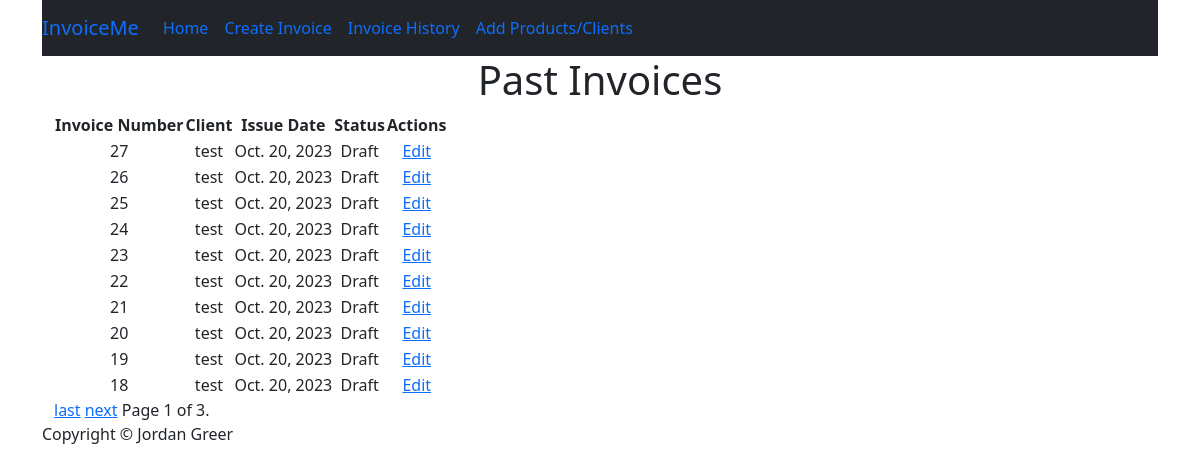
The app's page /invoiceHistory/ with its own data.
### invoice/models.py (models this page shows, shortened)
class Invoice(models.Model):
    STATUS_CHOICES = [
        ('Draft', 'Draft'),
        ('Sent', 'Sent'),
        ('Paid', 'Paid'),
        ('Overdue', 'Overdue'),
    ]
    invoice_num = models.AutoField(primary_key=True)
    client = models.ForeignKey(Client, on_delete=models.CASCADE)
    invoice_date = models.DateField()
    items = models.ManyToManyField(Product, through='InvoiceItem', blank=True)
    status = models.CharField(max_length=10, choices=STATUS_CHOICES, default='Draft')
    created_at = models.DateTimeField(auto_now_add=True)

class Client(models.Model):
    name = models.CharField(max_length=100)
    email = models.EmailField()
    phone = models.CharField(max_length=20)
    address = models.TextField()
    def __str__(self):
        return self.name

### invoice/views.py (the view)
# urls.py: path("invoiceHistory/", views.invoiceHistory, name="invoiceHistory"),
def invoiceHistory(request):
    all_invoices = Invoice.objects.order_by('-created_at')  # Ordering by created_at in descending order
    paginator = Paginator(all_invoices, 10)  # Display 10 invoices per page (you can adjust the number)
    page = request.GET.get('page')
    invoices = paginator.get_page(page)
    context = {'invoices': invoices}
    return render(request, 'invoice/invoiceHistory.html', context)

### invoice/templates/invoice/invoiceHistory.html (shortened to what this page needs)
{% extends "base/base.html" %}
{% block content %}
<h1>Past Invoices</h1>
<table>
    <thead>
      <tr>
        <th>Invoice Number</th>
        <th>Client</th>
        <th>Issue Date</th>
        <th>Status</th>
        <th>Actions</th>
      </tr>
    </thead>
    <tbody>
      {% for invoice in invoices %}
        <tr>
          <td>{{ invoice.invoice_num }}</td>
          <td>{{ invoice.client }}</td>
          <td>{{ invoice.invoice_date }}</td>
          <td>{{ invoice.status }}</td>
          <td>
            <a href="{% url 'invoice:addItems' invoice.invoice_num %}" onclick="return confirm('Are you sure you want to edit?')">Edit</a>
          </td>
        </tr>
      {% empty %}
        <tr>
          <td colspan="4">No invoices available.</td>
        </tr>
      {% endfor %}
    </tbody>
  </table>
  <div class="pagination">
    <span class="step-links">
      {% if invoices.has_next %}
        <a href="?page={{ invoices.paginator.num_pages }}">last</a>
        <a href="?page={{ invoices.next_page_number }}">next</a>
      {% endif %}
      <span class="current-page">
        Page {{ invoices.number }} of {{ invoices.paginator.num_pages }}.
      </span>
    </span>
  </div>
{% endblock %}

### records on screen
Invoice: invoice_num "27", client "test", invoice_date "Oct. 20, 2023", status "Draft"
Invoice: invoice_num "26", client "test", invoice_date "Oct. 20, 2023", status "Draft"
Invoice: invoice_num "25", client "test", invoice_date "Oct. 20, 2023", status "Draft"
Invoice: invoice_num "24", client "test", invoice_date "Oct. 20, 2023", status "Draft"
Invoice: invoice_num "23", client "test", invoice_date "Oct. 20, 2023", status "Draft"
Invoice: invoice_num "22", client "test", invoice_date "Oct. 20, 2023", status "Draft"
Invoice: invoice_num "21", client "test", invoice_date "Oct. 20, 2023", status "Draft"
Invoice: invoice_num "20", client "test", invoice_date "Oct. 20, 2023", status "Draft"
Invoice: invoice_num "19", client "test", invoice_date "Oct. 20, 2023", status "Draft"
Invoice: invoice_num "18", client "test", invoice_date "Oct. 20, 2023", status "Draft"

### other values on screen
{{ invoices.number }} "1"
{{ invoices.paginator.num_pages }} "3"
